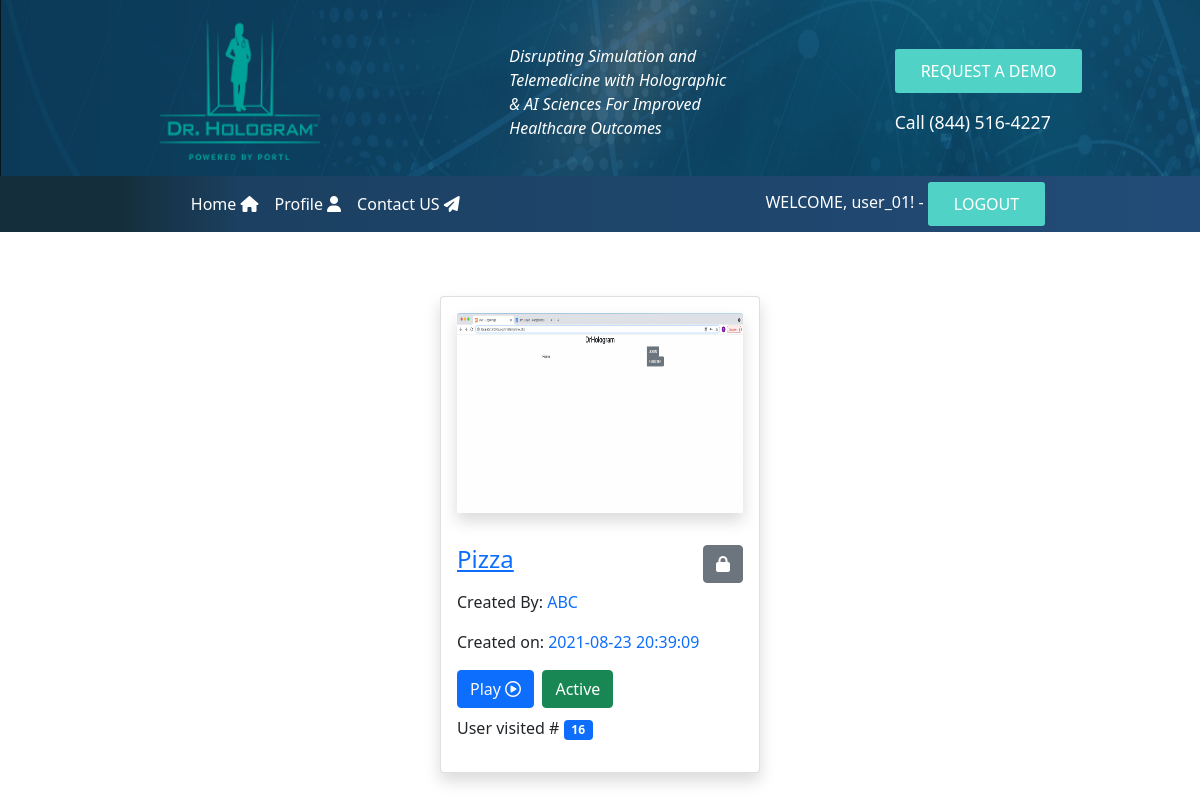
/user/topicFetch.php?topic=Pizza (signed in), run on the app's committed database.
### tables this page shows
CREATE TABLE `client_data` (
  `id` int(50) NOT NULL,
  `company_name` varchar(255) NOT NULL,
  `business_type` varchar(255) NOT NULL,
  `topic` varchar(255) NOT NULL,
  `description` longtext NOT NULL,
  `image` varchar(255) NOT NULL,
  `buy_lease` varchar(50) NOT NULL,
  `ques1` varchar(255) DEFAULT NULL,
  `ans1` varchar(255) DEFAULT NULL,
  `topic_ques01` varchar(255) DEFAULT NULL,
  `date1` datetime DEFAULT NULL,
  `ques2` varchar(255) DEFAULT NULL,
  `ans2` varchar(255) DEFAULT NULL,
  `topic_ques02` varchar(250) DEFAULT NULL,
  `date2` datetime DEFAULT NULL,
  `ques3` varchar(255) DEFAULT NULL,
  `ans3` varchar(255) DEFAULT NULL,
  `topic_ques03` varchar(50) DEFAULT NULL,
  `date3` datetime DEFAULT NULL,
  `ques4` varchar(255) DEFAULT NULL,
  `ans4` varchar(255) DEFAULT NULL,
  `topic_ques04` varchar(50) DEFAULT NULL,
  `date4` datetime DEFAULT NULL,
  `ques5` varchar(255) DEFAULT NULL,
  `ans5` varchar(255) DEFAULT NULL,
  `topic_ques05` varchar(50) DEFAULT NULL,
  `date5` datetime DEFAULT NULL,
  `ques6` varchar(255) DEFAULT NULL,
  `ans6` varchar(255) DEFAULT NULL,
  `topic_ques06` varchar(50) DEFAULT NULL,
  `date6` datetime DEFAULT NULL,
  `ques7` varchar(255) DEFAULT NULL,
  `ans7` varchar(255) DEFAULT NULL,
  `topic_ques07` varchar(50) DEFAULT NULL,
  `date7` datetime DEFAULT NULL,
  `ques8` varchar(255) DEFAULT NULL,
  `ans8` varchar(255) DEFAULT NULL,
  `topic_ques08` varchar(50) DEFAULT NULL,
  `date8` datetime DEFAULT NULL,
  `ques9` varchar(255) DEFAULT NULL,
  `ans9` varchar(255) DEFAULT NULL,
  `topic_ques09` varchar(50) DEFAULT NULL,
  `date9` datetime DEFAULT NULL,
  `ques10` varchar(255) DEFAULT NULL,
  `ans10` varchar(255) DEFAULT NULL,
  `topic_ques10` varchar(50) DEFAULT NULL,
  `date10` datetime DEFAULT NULL,
  `ques11` varchar(255) DEFAULT NULL,
  `ans11` varchar(255) DEFAULT NULL,
  `topic_ques11` varchar(50) DEFAULT NULL,
  `date11` datetime DEFAULT NULL,
  `ques12` varchar(255) DEFAULT NULL,
  `ans12` varchar(255) DEFAULT NULL,
  `topic_ques12` varchar(50) DEFAULT NULL,
  `date12` datetime DEFAULT NULL,
  `ques13` varchar(255) DEFAULT NULL,
  `ans13` varchar(255) DEFAULT NULL,
  `topic_ques13` varchar(50) DEFAULT NULL,
  `date13` datetime DEFAULT NULL,
  `ques14` varchar(255) DEFAULT NULL,
  `ans14` varchar(255) DEFAULT NULL,
  `topic_ques14` varchar(50) DEFAULT NULL,
  `date14` datetime DEFAULT NULL,
  `ques15` varchar(255) DEFAULT NULL,
  `ans15` varchar(255) DEFAULT NULL,
  `topic_ques15` varchar(50) DEFAULT NULL,
  `date15` datetime DEFAULT NULL,
  `ques16` varchar(255) DEFAULT NULL,
  `ans16` varchar(255) DEFAULT NULL,
  `topic_ques16` varchar(50) DEFAULT NULL,
  `date16` datetime DEFAULT NULL,
  `ques17` varchar(255) DEFAULT NULL,
  `ans17` varchar(255) DEFAULT NULL,
  `topic_ques17` varchar(50) DEFAULT NULL,
  `date17` datetime DEFAULT NULL,
  `ques18` varchar(255) DEFAULT NULL,
  `ans18` varchar(255) DEFAULT NULL,
  `topic_ques18` varchar(50) DEFAULT NULL,
  `date18` datetime DEFAULT NULL,
  `ques19` varchar(255) DEFAULT NULL,
  `ans19` varchar(255) DEFAULT NULL,
  `topic_ques19` varchar(50) DEFAULT NULL,
  `date19` datetime DEFAULT NULL,
  `ques20` varchar(255) DEFAULT NULL,
  `ans20` varchar(255) DEFAULT NULL,
  `topic_ques20` varchar(50) DEFAULT NULL,
  `date20` datetime DEFAULT NULL,
  `status` int(11) NOT NULL DEFAULT 1,
  `date_inserted` datetime NOT NULL DEFAULT current_timestamp(),
  `visitor_counter` int(11) DEFAULT 0,
  `is_deleted` int(11) DEFAULT 0,
  `public_private` varchar(50) DEFAULT 'Public'
);

### user/topicFetch.php (the view, shortened to what this page needs)
<!DOCTYPE html>
<html lang="en">
    <?php include "./includes/header.php" ?>
    <body>
        <?php include "./includes/navbar.php" ?>
    </body>
</html>
<?php
    if(isset($_GET['topic'])) {
        $topic = $_GET['topic'];
        $query = "SELECT * FROM `client_data` WHERE `topic` = '$topic'";
        $result = mysqli_query($con, $query);
        echo "
            <div class='container d-flex justify-content-center p-5'>
                <div class='row'>
        ";
        if ($result) {
            while($row = mysqli_fetch_array($result)) {
                $image = $row['image'];
                $status = $row['status'];
                $public_private = $row['public_private'];
                $visitor_counter = $row['visitor_counter'];
                $class = 'btn-primary';
                if ($status == 1) {
                    $strstatus = "<span>Active</span>";
                    $class = 'btn-success';
                } else if ($status == 0) {
                    $strstatus = "<span>Non-Active</span>";
                    $class = 'btn-danger';
                }
                if ($public_private == 'Private') {
                    $pri_pub = "<span class='text-white text-decoration-none' data-toggle='tooltip' title='Private' data-placement='bottom'><i class='fas fa-lock'></i></span>";
                } else if ($public_private == 'Public') {
                    $pri_pub = "<span class='text-white text-decoration-none' data-toggle='tooltip' title='Public' data-placement='bottom'><i class='fas fa-lock-open'></i></span>";
                }
                if($status == 1) {
                    echo "
                        <div class='col gap-3 m-3'>
                            <div class='card h-100 shadow' style='width: 20rem;'>
                                <a href='' class='p-3'>
                                    <img src='../owner/images/$image' class='card-img-top shadow' style='height: 200px;' alt='...'>
                                </a>
                                <div class=card-body m-3'>
                                    <a class='h4' href='view_data.php?id=$row[id]&topic=$row[topic]'>$row[topic]</a>&nbsp;
                                    <button class='btn btn-secondary float-end'>$pri_pub</button>&nbsp;
                                    <p class='card-text'>$row[description]</p>
                                    <p>Created By: <span class='text-primary'>$row[company_name]</span></p>
                                    <p>Created on: <span class='text-primary'>$row[date_inserted]</span></p>
                                    <button class='btn btn-primary'><a class='text-light text-decoration-none' href='view_data.php?id=$row[id]&topic=$row[topic]&visCon=$visitor_counter'>Play <i class='far fa-play-circle'></i></a></button>&nbsp;
                                    <button class='btn $class disable'>$strstatus</button>&nbsp;
                                    <p class='mt-2'>User visited # <span class='badge bg-primary'>$row[visitor_counter]</span></p>
                                </div>
                            </div>
                        </div>
                    ";
                }
            }
        }
        echo "
                </div>
            </div>
        ";
    }
?>

### data on the page
client_data: image (picture), topic "Pizza", public_private "Private" (drawn), company_name "ABC", date_inserted "2021-08-23 20:39:09", status "Active", visitor_counter "16"

### other printed values
$_SESSION[username] "user_01"
